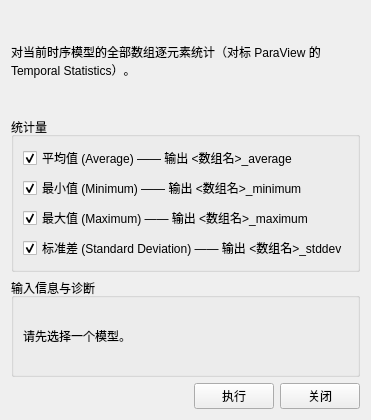
<?xml version="1.0" encoding="UTF-8"?>
<ui version="4.0">
 <class>igQtTemporalStatistics</class>
 <widget class="QWidget" name="igQtTemporalStatistics">
  <property name="geometry">
   <rect>
    <x>0</x>
    <y>0</y>
    <width>360</width>
    <height>420</height>
   </rect>
  </property>
  <property name="windowTitle">
   <string>时域统计</string>
  </property>
  <layout class="QVBoxLayout" name="verticalLayout">
   <item>
    <widget class="QLabel" name="label_Hint">
     <property name="text">
      <string>对当前时序模型的全部数组逐元素统计（对标 ParaView 的 Temporal Statistics）。</string>
     </property>
     <property name="wordWrap">
      <bool>true</bool>
     </property>
    </widget>
   </item>
   <item>
    <widget class="QGroupBox" name="groupBox_Statistics">
     <property name="title">
      <string>统计量</string>
     </property>
     <layout class="QVBoxLayout" name="verticalLayout_Statistics">
      <item>
       <widget class="QCheckBox" name="checkBox_Average">
        <property name="text">
         <string>平均值 (Average) —— 输出 &lt;数组名&gt;_average</string>
        </property>
        <property name="checked">
         <bool>true</bool>
        </property>
       </widget>
      </item>
      <item>
       <widget class="QCheckBox" name="checkBox_Minimum">
        <property name="text">
         <string>最小值 (Minimum) —— 输出 &lt;数组名&gt;_minimum</string>
        </property>
        <property name="checked">
         <bool>true</bool>
        </property>
       </widget>
      </item>
      <item>
       <widget class="QCheckBox" name="checkBox_Maximum">
        <property name="text">
         <string>最大值 (Maximum) —— 输出 &lt;数组名&gt;_maximum</string>
        </property>
        <property name="checked">
         <bool>true</bool>
        </property>
       </widget>
      </item>
      <item>
       <widget class="QCheckBox" name="checkBox_StandardDeviation">
        <property name="text">
         <string>标准差 (Standard Deviation) —— 输出 &lt;数组名&gt;_stddev</string>
        </property>
        <property name="checked">
         <bool>true</bool>
        </property>
       </widget>
      </item>
     </layout>
    </widget>
   </item>
   <item>
    <widget class="QGroupBox" name="groupBox_Info">
     <property name="title">
      <string>输入信息与诊断</string>
     </property>
     <layout class="QVBoxLayout" name="verticalLayout_Info">
      <item>
       <widget class="QLabel" name="label_Info">
        <property name="text">
         <string>请先选择一个模型。</string>
        </property>
        <property name="textInteractionFlags">
         <set>Qt::TextSelectableByMouse</set>
        </property>
        <property name="wordWrap">
         <bool>true</bool>
        </property>
       </widget>
      </item>
     </layout>
    </widget>
   </item>
   <item>
    <spacer name="verticalSpacer">
     <property name="orientation">
      <enum>Qt::Vertical</enum>
     </property>
     <property name="sizeType">
      <enum>QSizePolicy::Minimum</enum>
     </property>
     <property name="sizeHint" stdset="0">
      <size>
       <width>0</width>
       <height>0</height>
      </size>
     </property>
    </spacer>
   </item>
   <item>
    <layout class="QHBoxLayout" name="horizontalLayout_Buttons">
     <item>
      <spacer name="horizontalSpacer_Buttons">
       <property name="orientation">
        <enum>Qt::Horizontal</enum>
       </property>
       <property name="sizeHint" stdset="0">
        <size>
         <width>40</width>
         <height>20</height>
        </size>
       </property>
      </spacer>
     </item>
     <item>
      <widget class="QPushButton" name="pushButton_Run">
       <property name="text">
        <string>执行</string>
       </property>
      </widget>
     </item>
     <item>
      <widget class="QPushButton" name="pushButton_Close">
       <property name="text">
        <string>关闭</string>
       </property>
      </widget>
     </item>
    </layout>
   </item>
  </layout>
 </widget>
 <resources/>
 <connections/>
</ui>
